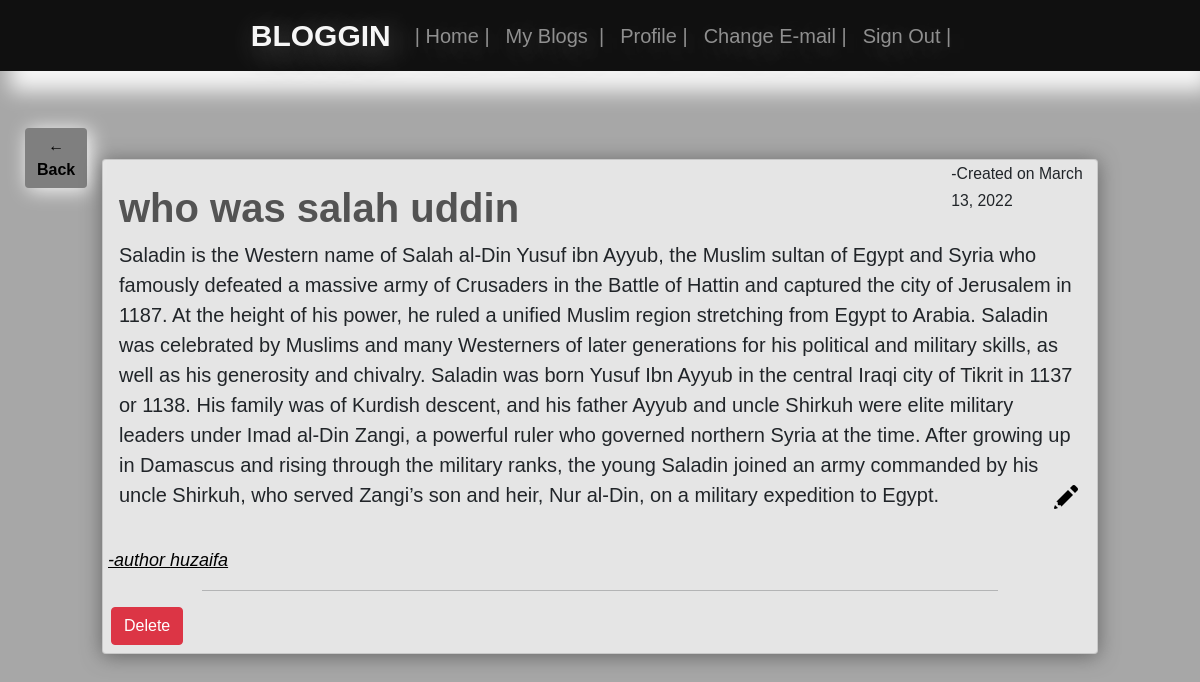
Page /blog-detail/29/ (signed in) on the committed database.
### blog_app/models.py (models this page shows, shortened)
class Blog(models.Model):
    user = models.ForeignKey(User, on_delete=models.CASCADE, null=True)
    title = models.CharField(max_length=60, blank=False)
    content = models.TextField(max_length=100000, null=True)
    updated = models.DateField(auto_now_add=True, null=True)
    date_created = models.DateField(auto_now=True, blank=True)
    def get_absolute_url(self):
        return reverse('blog-detail', kwargs={'pk': self.id})
    @property
    def get_profile_url(self):
        id = self.user.profile.id
        return reverse('profile', kwargs={'pk':id})

### blog_app/views.py (the view)
# urls.py: path('blog-detail/<int:pk>/', BlogDetail.as_view(), name='blog-detail'),
class BlogDetail(DetailView):
    model = Blog
    template = 'blog_app/blog_detail.html'
    def get_context_data(self, **kwargs):
        context = super().get_context_data(**kwargs)
        context['author'] = self.request.user
        context['blog_owner_profil'] = self.object.user.profile
        return context

### blog_app/templates/blog_app/blog_detail.html (shortened to what this page needs)
{% extends 'main.html' %}
{% load static %}
{% block content %}
<div class="container-fluid con2">
    <div class="row">
        <div class="col-md-1">
            <a href="{% url 'home' %}"><button class="btn btn-primary bt1">&larr; <strong> Back</strong></button></a>
        </div>
        <div class="col-md-10">
            <div class="card mt-5 clr my-4">
                <div class="row">
                    <div class="col-md-10">
                        <a href="{{ blog.get_absolute_url }}" class="blg-title">
                            <h1 style="font-weight: bold;" class="mx-3 mt-4">{{ object.title }}</h1>
                        </a>
                    </div>
                    <div class="col-md-2">
                        <small class="mt-3">-Created on {{ object.date_created|date }}</small>
                    </div>
                </div>
                <div class="row">
                    <div class="col-md-12">
                        <p class="mx-3" style="font-size: 20px;">{{ object.content }}
                            {% if request.user == blog.user %}
                            <span style="float: right;">
                                <a href="{% url 'blog-edit' blog.id %}">
                                    <img src="{% static 'images/edit.png' %}"
                                ></a>
                            </span>
                            {% endif %}
                        </p>
                    </div>
                </div>
                <div class="row py-4 abs">
                    <div class="blg-atr"><a href="{{ object.get_profile_url }}" style="color: black;" class="mx-2"><i> -author {{ object.user }}</i></a></div>
                </div>
                <div class="row">
                    <div class="col-md-12">
                        <hr style="width: 80%; margin-left: 10%;">
                    </div>
                </div>
                {% if request.user == blog.user %}
                <div class="mb-2 mx-2">
                    <a href="{% url 'blog-delete' object.id %}"><button class="btn btn-danger">Delete</button></a>
                </div>
                {% endif %}
            </div>
        </div>
        <div class="col-md-1">
        </div>
    </div>
</div>
{% endblock content %}

### static/css/main.css (style rules this page uses)
.main-page { font-family: 'Helvetica', 'Arial', sans-serif; font-size: 18px; background:rgba(146, 146, 146, 0.8); }
.clr { box-shadow: 0px 2px 20px rgba(73, 73, 73, 0.7); background:rgba(255, 255, 255, 0.7); }
.con2 { margin-left: 70px; margin-top: 20px; }
.bt1 { margin-top: 17px; margin-left: 25px; background: rgba(110, 110, 110, 0.7); box-shadow: 3px 2px 20px rgb(253, 253, 253); border: none; color: black; }
.blg-title { color: rgba(46, 46, 46, 0.8); text-decoration: none; }
.abs { position: relative; }
.blg-atr { right: 3px; bottom: 0px; position: absolute; }
.con2,html, body { width: 100%; height: 100%; margin: 0; padding: 0; overflow-x: hidden; }

### rows in the picture
Blog: title "who was salah uddin", date_created "March 13, 2022", content "Saladin is the Western name of Salah al-Din Yusuf ibn Ayyub, the Muslim sultan of Egypt and Syria who famously defeated a massive army of Crusaders in the Battle of Hattin and captured the city of Jerusalem in 1187. At the height of his power, he ruled a unified Muslim region stretching from Egypt to Arabia. Saladin was celebrated by Muslims and many Westerners of later generations for his political and military skills, as well as his generosity and chivalry. Saladin was born Yusuf Ibn Ayyub in the central Iraqi city of Tikrit in 1137 or 1138. His family was of Kurdish descent, and his father Ayyub and uncle Shirkuh were elite military leaders under Imad al-Din Zangi, a powerful ruler who…", user "huzaifa"
